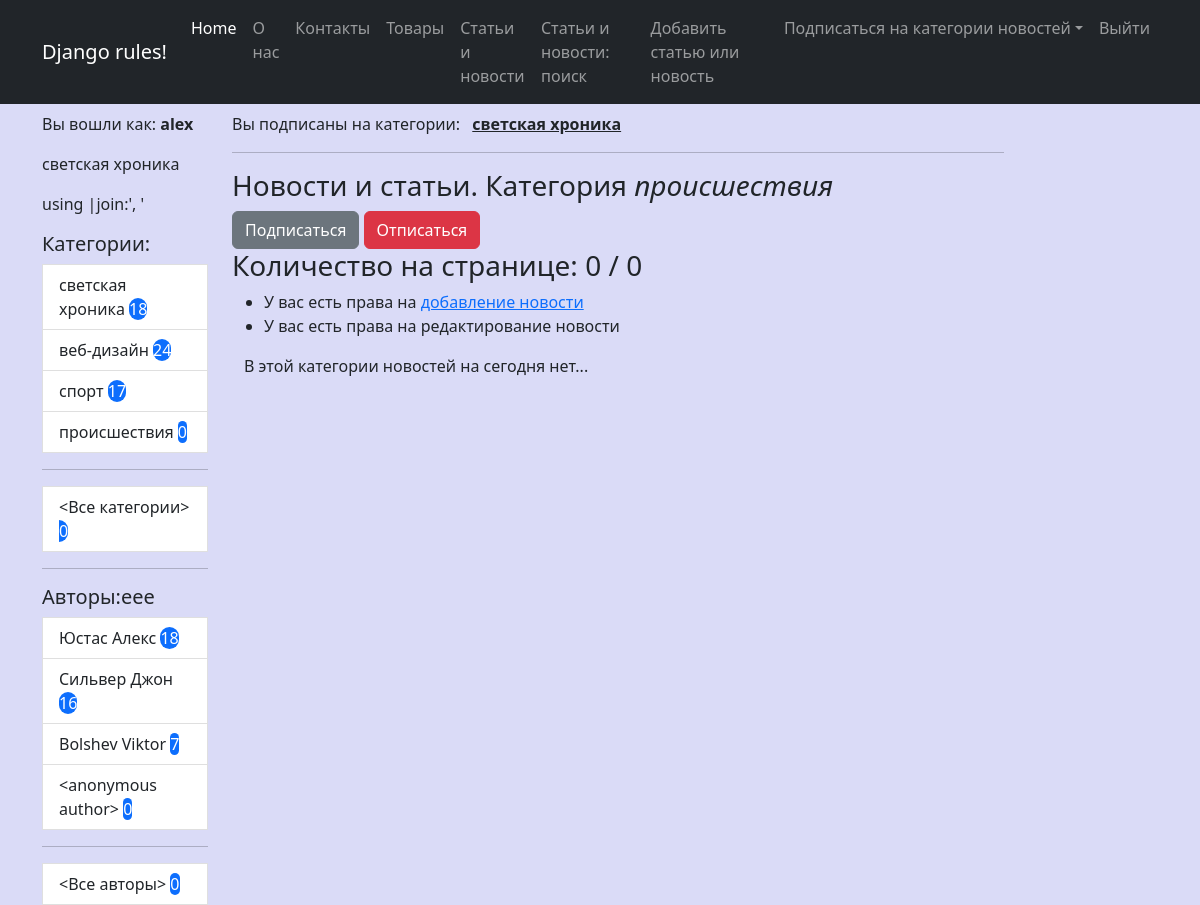
Page /news/category/4/ (signed in) on the committed database.
### news/models.py (models this page shows, shortened)
class Category(m.Model):
    name = m.CharField(max_length=30, unique=True, verbose_name="Категория")
    user = m.ManyToManyField(User, through='UserCategory')
    def get_absolute_url(self):
        return reverse_lazy('news_by_cat', kwargs = {'pk':self.id})
    def __str__(self) -> str:
        return self.name
    class Meta:
        ordering = ['-name']
        verbose_name = "Категория"
        verbose_name_plural = 'Категории'

class Author(m.Model):
    user = m.OneToOneField(User, on_delete=m.CASCADE)
    rating = m.SmallIntegerField(default=0, verbose_name='Рейтинг')
    def get_absolute_url(self):
        return reverse_lazy('news_by_author', kwargs = {'pk':self.id})
    def __str__(self) -> str:
        name = f"{self.user.last_name} {self.user.first_name}".strip()
        name = '<anonymous author>' if not name else name
        return name

### news/views.py (the view)
# urls.py: path('category/<int:pk>/', NewsByCategory.as_view(), name='news_by_cat'),
class NewsByCategory(LoginRequiredMixin, CustomContextMixin, ListView):
    model = Post
    template_name = 'news/news.html'
    context_object_name = 'news'
    paginate_by = 3
    def get_queryset(self, **kwargs):
        qs = super().get_queryset(**kwargs)
        return qs.filter(categories=self.kwargs.get('pk'))
    def get_context_data(self, **kwargs):
        context = super().get_context_data(**kwargs)
        context['current_category'] = Category.objects.get(pk=self.kwargs.get('pk'))
        return context

### news/templates/news/news.html (shortened to what this page needs)
{% extends 'base.html' %}
{% load custom_filters %}
{% block content %}
    <hr>
    {% if current_category %}
        <h3>Новости и статьи. Категория <em>{{ current_category }}</em></h3>
        <a href="{% url 'follow_category' current_category.pk %}" class="btn btn-secondary">Подписаться</a>
        <a href="{% url 'unfollow_category' current_category.pk %}" class="btn btn-danger">Отписаться</a>
    {% else %}
        <h3>Новости и статьи.</h3>
    {% endif %}
    <h3>Количество на странице: {{ news|length }} / {{ news_count }}</h3>
    <ul>
        {% if perms.news.add_post %}
        <li>У вас есть права на <a href="{% url 'add_news' %}">добавление новоcти</a></li>
        {% endif %}
        {% if perms.news.change_post %}
        <li>У вас есть права на редактирование новости</li>
        {% endif %}
    </ul>
    <div class="container mt-10">
        {% for nws in page_obj %}
        <div class="row">
            <div class="card mb-3" style="width: 80rem;">
                <div class="card header">Категория:
                    <p>
                    {% for cat in nws.categories.all  %}
                        <a href="{{ cat.get_absolute_url }}" class="btn btn-secondary">{{ cat.name }}</a>
                    {% endfor %}
                </p>
                </div>
                <div class="card-body">
                    <h5 class="card-title text-center">
                    {{ nws.title|censor }}
                    </h5>
                    <h5>
                        Автор: <a href="{{ nws.author.get_absolute_url }}">{{ nws.author }}</a>
                    </h5>
                    <p class="card-text">{{ nws.content|censor|truncatewords:50 }}</p>
                    <a href="{{ nws.get_absolute_url }}" class="btn btn-primary">Подробности...</a>
                </div>
                <div class="card-footer">
                    {{ nws.created_dtm|date:'d.m.Y' }}: С момента опубликования прошло {{ nws.created_dtm|timesince }}
                </div>
              </div>
        </div>
        {% empty %}
                    <p class="card-text">В этой категории новостей на сегодня нет...</p>
        {% endfor %}
    </div>
{% endblock content %}

### templates/base.html (shortened to what this page needs)
{% load static %}
{% load custom_filters %}
<!DOCTYPE html>
<html lang="en">
    <head>
        <link href="https://cdn.jsdelivr.net/npm/bootstrap@5.2.1/dist/css/bootstrap.min.css" rel="stylesheet">
        <link href="https://getbootstrap.com/docs/5.2/assets/css/docs.css" rel="stylesheet">
        <link href="{% static 'css/my_style.css' %}" rel="stylesheet" type="text/css">
    </head>
    <body>
        {% include 'inc/_navbar.html' %}
        <div class="container">
            <div class="row mt-2">
                <div class="col-lg-2">
                    <p>Вы вошли как: <b>{{ request.user.username }}</b>
                        <p>{{ cats_by_user|join:', '}}</p><span class="comment">using |join:', '</span>
                    </p>
                    {% include 'inc/_sidebar.html' %}
                </div>
                <div class="col-lg-10">
                    <p>Вы подписаны на категории:
                     <b>{% for cat in cats_by_user %}
                            &ensp;<a href="{{ cat.get_absolute_url }}" class="link-dark">{{ cat }}</a>&ensp;
                         {% endfor %}</b>
                    </p>
                    <div class="col-lg-10 text-start">
                        {% block content %}{% endblock content %}
                    </div>
                </div>
            </div>
        </div>
    </body>
</html>

### templates/inc/_sidebar.html
<div class="list-group">
    <h5>Категории:</h5>
    <div class="col-lt-1">
        {% for cat in categories %}
        <a href="{{ cat.get_absolute_url }}" class="list-group-item list-group-item-action" aria-current="true">
        {{ cat.name }} <span class="'badge rounded-pill text-bg-primary">{{ cat.cnt }}</span>
        </a>
        {% endfor %}
        <hr>
        <a href="{% url 'all_news' %}" class="list-group-item list-group-item-action" aria-current="true">
            <Все категории> <span class="'badge rounded-pill text-bg-primary"> {{ news_count }}</span>
        </a>
    </div>
</div>
<hr>
<h5>Авторы:eee</h5>
<div class="list-group">
    <div class="col-lt-1">
        {% for auth in authors %}
        <a href="{{ auth.get_absolute_url }}" class="list-group-item list-group-item-action" aria-current="true">
        {{ auth|default:'anonymous' }} <span class="'badge rounded-pill text-bg-primary"> {{ auth.cnt }}</span>
        </a>
        {% endfor %}
        <hr>
        <a href="{% url 'all_news' %}" class="list-group-item list-group-item-action" aria-current="true">
            <Все авторы> <span class="'badge rounded-pill text-bg-primary"> {{ news_count }}</span>
        </a>
    </div>
</div>

### static/css/my_style.css (style rules this page uses)
body { background-color: rgb(218, 219, 247); }

### rows in the picture
Category: name "светская хроника", cnt "18"
Category: name "веб-дизайн", cnt "24"
Category: name "спорт", cnt "17"
Category: name "происшествия", cnt "0"
Author: user.first_name "Юстас Алекс", cnt "18"
Author: user.first_name "Сильвер Джон", cnt "16"
Author: user.first_name "Bolshev Viktor", cnt "7"
Author: user.first_name "<anonymous author>", cnt "0"

### other values in the picture
{{ request.user.username }} "alex"
{{ news_count }} "0"
{{ news|length }} "0"
